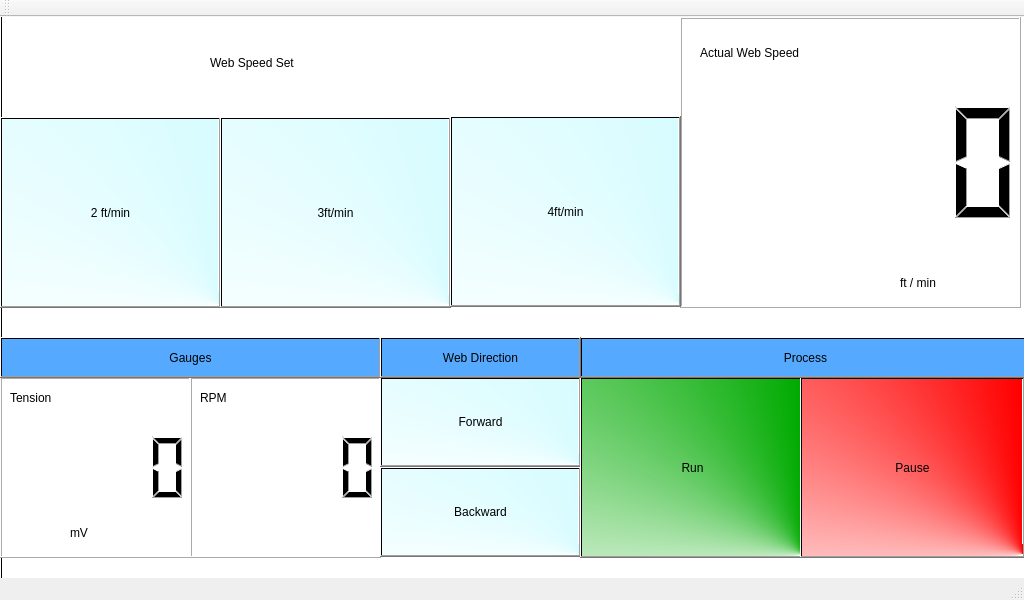
<?xml version="1.0" encoding="UTF-8"?>
<ui version="4.0">
 <class>MainWindow</class>
 <widget class="QMainWindow" name="MainWindow">
  <property name="geometry">
   <rect>
    <x>0</x>
    <y>0</y>
    <width>1024</width>
    <height>600</height>
   </rect>
  </property>
  <property name="windowTitle">
   <string>MainWindow</string>
  </property>
  <widget class="QWidget" name="centralWidget">
   <widget class="QLCDNumber" name="lcd_webs">
    <property name="geometry">
     <rect>
      <x>680</x>
      <y>0</y>
      <width>341</width>
      <height>291</height>
     </rect>
    </property>
    <property name="styleSheet">
     <string notr="true">background-color: rgb(255, 255, 255);</string>
    </property>
   </widget>
   <widget class="QLCDNumber" name="lcd_tens">
    <property name="geometry">
     <rect>
      <x>0</x>
      <y>360</y>
      <width>191</width>
      <height>181</height>
     </rect>
    </property>
    <property name="styleSheet">
     <string notr="true">background-color: rgb(255, 255, 255);</string>
    </property>
   </widget>
   <widget class="QLCDNumber" name="lcd_rpm">
    <property name="geometry">
     <rect>
      <x>190</x>
      <y>360</y>
      <width>191</width>
      <height>181</height>
     </rect>
    </property>
    <property name="styleSheet">
     <string notr="true">background-color: rgb(255, 255, 255);</string>
    </property>
   </widget>
   <widget class="QPushButton" name="btn_null_3">
    <property name="geometry">
     <rect>
      <x>0</x>
      <y>320</y>
      <width>381</width>
      <height>41</height>
     </rect>
    </property>
    <property name="styleSheet">
     <string notr="true">font: 75 16pt &quot;Gadugi&quot;;
background-color: qlineargradient(spread:pad, x1:0, y1:0, x2:1, y2:0, stop:1 rgba(85, 170, 255, 255));</string>
    </property>
    <property name="text">
     <string>Gauges</string>
    </property>
   </widget>
   <widget class="QPushButton" name="btn_fwd">
    <property name="geometry">
     <rect>
      <x>380</x>
      <y>360</y>
      <width>201</width>
      <height>90</height>
     </rect>
    </property>
    <property name="styleSheet">
     <string notr="true">font: 75 16pt &quot;Gadugi&quot;;
background-color: qconicalgradient(cx:0.998, cy:0.988636, angle:90.094, stop:0 rgba(215, 252, 255, 255), stop:0.343284 rgba(255, 255, 255, 255));</string>
    </property>
    <property name="text">
     <string>Forward</string>
    </property>
   </widget>
   <widget class="QPushButton" name="btn_bck">
    <property name="geometry">
     <rect>
      <x>380</x>
      <y>450</y>
      <width>201</width>
      <height>90</height>
     </rect>
    </property>
    <property name="styleSheet">
     <string notr="true">font: 75 16pt &quot;Gadugi&quot;;
background-color: qconicalgradient(cx:0.998, cy:0.988636, angle:90.094, stop:0 rgba(215, 252, 255, 255), stop:0.343284 rgba(255, 255, 255, 255));</string>
    </property>
    <property name="text">
     <string>Backward</string>
    </property>
   </widget>
   <widget class="QPushButton" name="btn_strt">
    <property name="geometry">
     <rect>
      <x>580</x>
      <y>360</y>
      <width>225</width>
      <height>181</height>
     </rect>
    </property>
    <property name="styleSheet">
     <string notr="true">font: 75 20pt &quot;Gadugi&quot;;
background-color: qconicalgradient(cx:0.998, cy:0.988636, angle:90.094, stop:0 rgba(0, 170, 0, 255), stop:0.343284 rgba(255, 255, 255, 255));</string>
    </property>
    <property name="text">
     <string>Run</string>
    </property>
   </widget>
   <widget class="QPushButton" name="btn_pause">
    <property name="geometry">
     <rect>
      <x>800</x>
      <y>360</y>
      <width>225</width>
      <height>181</height>
     </rect>
    </property>
    <property name="styleSheet">
     <string notr="true">font: 75 20pt &quot;Gadugi&quot;;
background-color: qconicalgradient(cx:0.998, cy:0.988636, angle:90.094, stop:0 rgba(255, 0, 0, 255), stop:0.343284 rgba(255, 255, 255, 255));</string>
    </property>
    <property name="text">
     <string>Pause</string>
    </property>
   </widget>
   <widget class="QPushButton" name="btn_null">
    <property name="geometry">
     <rect>
      <x>580</x>
      <y>320</y>
      <width>451</width>
      <height>41</height>
     </rect>
    </property>
    <property name="styleSheet">
     <string notr="true">font: 75 16pt &quot;Gadugi&quot;;
background-color: qlineargradient(spread:pad, x1:0, y1:0, x2:1, y2:0, stop:1 rgba(85, 170, 255, 255));</string>
    </property>
    <property name="text">
     <string>Process</string>
    </property>
   </widget>
   <widget class="QPushButton" name="btn_null_4">
    <property name="geometry">
     <rect>
      <x>380</x>
      <y>320</y>
      <width>201</width>
      <height>41</height>
     </rect>
    </property>
    <property name="styleSheet">
     <string notr="true">font: 75 16pt &quot;Gadugi&quot;;
background-color: qlineargradient(spread:pad, x1:0, y1:0, x2:1, y2:0, stop:1 rgba(85, 170, 255, 255));</string>
    </property>
    <property name="text">
     <string>Web Direction</string>
    </property>
   </widget>
   <widget class="QPushButton" name="btn_null_2">
    <property name="geometry">
     <rect>
      <x>0</x>
      <y>-10</y>
      <width>1031</width>
      <height>641</height>
     </rect>
    </property>
    <property name="styleSheet">
     <string notr="true">font: 75 16pt &quot;Gadugi&quot;;
background-color: qlineargradient(spread:pad, x1:0, y1:0, x2:1, y2:0, stop:1 rgba(255, 255, 255, 255));</string>
    </property>
    <property name="text">
     <string/>
    </property>
   </widget>
   <widget class="QLabel" name="lbl_webs">
    <property name="geometry">
     <rect>
      <x>700</x>
      <y>0</y>
      <width>311</width>
      <height>71</height>
     </rect>
    </property>
    <property name="styleSheet">
     <string notr="true">font: 75 22pt &quot;Gadugi&quot;;</string>
    </property>
    <property name="text">
     <string>Actual Web Speed</string>
    </property>
   </widget>
   <widget class="QLabel" name="lbl_tens">
    <property name="geometry">
     <rect>
      <x>10</x>
      <y>350</y>
      <width>141</width>
      <height>61</height>
     </rect>
    </property>
    <property name="styleSheet">
     <string notr="true">font: 75 20pt &quot;Gadugi&quot;;</string>
    </property>
    <property name="text">
     <string>Tension</string>
    </property>
   </widget>
   <widget class="QLabel" name="lbl_rpm">
    <property name="geometry">
     <rect>
      <x>200</x>
      <y>350</y>
      <width>181</width>
      <height>61</height>
     </rect>
    </property>
    <property name="styleSheet">
     <string notr="true">font: 75 20pt &quot;Gadugi&quot;;</string>
    </property>
    <property name="text">
     <string>RPM</string>
    </property>
   </widget>
   <widget class="QLabel" name="lbl_webs_2">
    <property name="geometry">
     <rect>
      <x>900</x>
      <y>230</y>
      <width>231</width>
      <height>71</height>
     </rect>
    </property>
    <property name="styleSheet">
     <string notr="true">font: 75 16pt &quot;Gadugi&quot;;</string>
    </property>
    <property name="text">
     <string>ft / min</string>
    </property>
   </widget>
   <widget class="QLabel" name="lbl_tens_2">
    <property name="geometry">
     <rect>
      <x>70</x>
      <y>480</y>
      <width>221</width>
      <height>71</height>
     </rect>
    </property>
    <property name="styleSheet">
     <string notr="true">font: 75 16pt &quot;Gadugi&quot;;</string>
    </property>
    <property name="text">
     <string>mV</string>
    </property>
   </widget>
   <widget class="QPushButton" name="btn_spd_2">
    <property name="geometry">
     <rect>
      <x>0</x>
      <y>100</y>
      <width>221</width>
      <height>191</height>
     </rect>
    </property>
    <property name="styleSheet">
     <string notr="true">font: 75 16pt &quot;Gadugi&quot;;
background-color: qconicalgradient(cx:0.998, cy:0.988636, angle:90.094, stop:0 rgba(215, 252, 255, 255), stop:0.343284 rgba(255, 255, 255, 255));</string>
    </property>
    <property name="text">
     <string>2 ft/min</string>
    </property>
   </widget>
   <widget class="QPushButton" name="btn_spd_3">
    <property name="geometry">
     <rect>
      <x>220</x>
      <y>100</y>
      <width>231</width>
      <height>191</height>
     </rect>
    </property>
    <property name="styleSheet">
     <string notr="true">font: 75 16pt &quot;Gadugi&quot;;
background-color: qconicalgradient(cx:0.998, cy:0.988636, angle:90.094, stop:0 rgba(215, 252, 255, 255), stop:0.343284 rgba(255, 255, 255, 255));</string>
    </property>
    <property name="text">
     <string>3ft/min</string>
    </property>
   </widget>
   <widget class="QPushButton" name="btn_spd_4">
    <property name="geometry">
     <rect>
      <x>450</x>
      <y>99</y>
      <width>231</width>
      <height>191</height>
     </rect>
    </property>
    <property name="styleSheet">
     <string notr="true">font: 75 16pt &quot;Gadugi&quot;;
background-color: qconicalgradient(cx:0.998, cy:0.988636, angle:90.094, stop:0 rgba(215, 252, 255, 255), stop:0.343284 rgba(255, 255, 255, 255));</string>
    </property>
    <property name="text">
     <string>4ft/min</string>
    </property>
   </widget>
   <widget class="QLabel" name="lbl_webs_3">
    <property name="geometry">
     <rect>
      <x>210</x>
      <y>10</y>
      <width>311</width>
      <height>71</height>
     </rect>
    </property>
    <property name="styleSheet">
     <string notr="true">font: 75 22pt &quot;Gadugi&quot;;</string>
    </property>
    <property name="text">
     <string>Web Speed Set</string>
    </property>
   </widget>
   <zorder>btn_null_2</zorder>
   <zorder>lcd_webs</zorder>
   <zorder>lcd_tens</zorder>
   <zorder>lcd_rpm</zorder>
   <zorder>btn_null_3</zorder>
   <zorder>btn_fwd</zorder>
   <zorder>btn_bck</zorder>
   <zorder>btn_strt</zorder>
   <zorder>btn_pause</zorder>
   <zorder>btn_null</zorder>
   <zorder>btn_null_4</zorder>
   <zorder>lbl_webs</zorder>
   <zorder>lbl_tens</zorder>
   <zorder>lbl_rpm</zorder>
   <zorder>lbl_webs_2</zorder>
   <zorder>lbl_tens_2</zorder>
   <zorder>btn_spd_2</zorder>
   <zorder>btn_spd_3</zorder>
   <zorder>btn_spd_4</zorder>
   <zorder>lbl_webs_3</zorder>
  </widget>
  <widget class="QMenuBar" name="menuBar">
   <property name="geometry">
    <rect>
     <x>0</x>
     <y>0</y>
     <width>1024</width>
     <height>26</height>
    </rect>
   </property>
  </widget>
  <widget class="QToolBar" name="mainToolBar">
   <attribute name="toolBarArea">
    <enum>TopToolBarArea</enum>
   </attribute>
   <attribute name="toolBarBreak">
    <bool>false</bool>
   </attribute>
  </widget>
  <widget class="QStatusBar" name="statusBar"/>
 </widget>
 <layoutdefault spacing="6" margin="11"/>
 <resources/>
 <connections/>
</ui>
